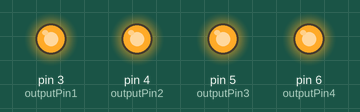
Recording of a sketch running on a simulated Arduino Uno, built with avr-gcc and run on an emulated ATmega328P. On the bench: output pins drawn as LEDs (lit = HIGH).

Above: at 0.1 s.
Timing chart, 0 to 1.6 s (numbered marks = the images above):
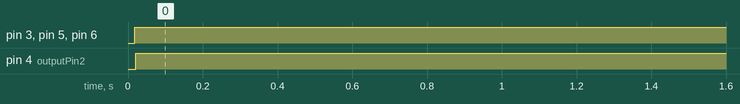

Measured:
- by itself, pin 3 (outputPin1), pin 4 (outputPin2): LOW → HIGH at 0.02 s
- by itself, pin 5 (outputPin3), pin 6 (outputPin4): LOW → HIGH at 0.00 s

The sketch:

MultiChanelServor.ino
```cpp
#define outputPin1 3
#define outputPin2 4
#define outputPin3 5
#define outputPin4 6

volatile int chanel = 0;
volatile int chanelPin[10] = {0};
volatile int chanelDutycycle[10] = {0};

String serialLoad;
int dutycycle = 0;

void setup() {
  // put your setup code here, to run once:
  sei(); // turn on interrupts
  Timer1Init(); // turn on timer1 for output
  AttachChanel(0,outputPin1);//chanel 0 for outputPin1
  AttachChanel(1,outputPin2);//chanel 1 for outputPin2
  AttachChanel(2,outputPin3);//chanel 2 for outputPin3
  AttachChanel(3,outputPin4);//chanel 3 for outputPin4
  Serial.begin(9600);

}

void loop() {
  // put your main code here, to run repeatedly:
  if(Serial.available()>0){
    serialLoad = Serial.readStringUntil('\n');
    dutycycle = serialLoad.toInt();
    chanelDutycycle[0] = dutycycle;
    chanelDutycycle[1] = dutycycle;
    chanelDutycycle[2] = dutycycle;
    chanelDutycycle[3] = dutycycle;
  }
}

void Timer1Init(){
  // Reset timer1;
  TCCR1A = 0;
  TCCR1B = 0;
  TCCR1B |= 1<<CS11; // prescaler = clk/8
  TIMSK1 |= (1<<TOIE1)||(1<<OCIE1A); // enable timer1 interrupt, OCR1A compare match
  TCNT1 = 65534; // timer1 interrupt
  OCR1A = 1;
}

void AttachChanel(int chanel,int pin){
  //PORTD only
  chanelPin[chanel] = pin;
  PORTD |= (1<<pin); // set pin is output;
  DDRD &= ~(1<<pin); // write pin: LOW;
}

ISR(TIMER1_OVF_vect){
  TCNT1 = 61535; //interrupt 500Hz

  //reset or next to chanel
  if(chanel == 9){
    chanel = 0;
  }
  else{
    chanel++;
  }

  if(chanelPin[chanel]!=0){
    DDRD |= (1<<chanelPin[chanel]); // chanel pin is HIGH
    OCR1A = TCNT1 + 2000 + chanelDutycycle[chanel]*20; // time to chanel pin LOW
  }
  else{
    OCR1A = 1; // no compare
  }

}

ISR(TIMER1_COMPA_vect){
  DDRD &= ~(1<<chanelPin[chanel]); //chanel pin is LOW
}
```
